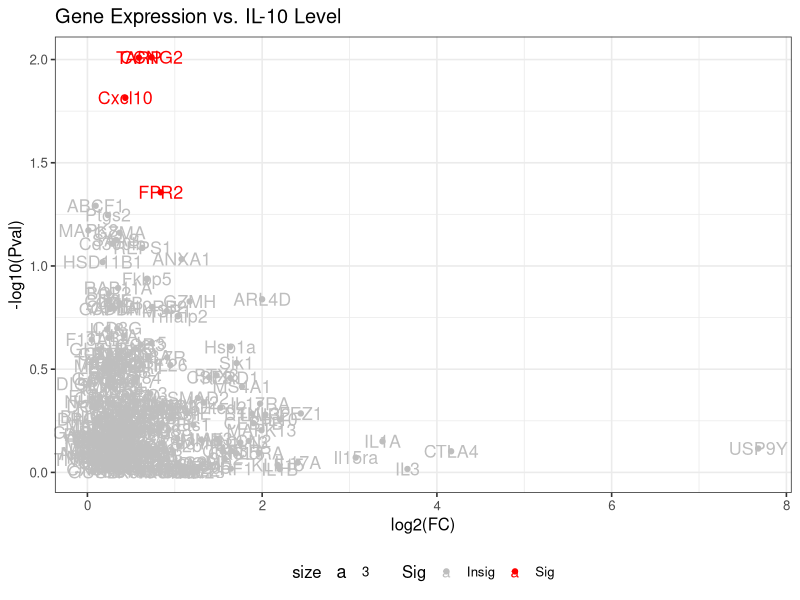

Source code (R):
## BTEC395 S2020 GX Stephane Djoumessi

## Set working directory to source file location


## Read in the table of fold changes
FCdata <- read.csv("../data/FC.csv", row.names = 1, header = TRUE)

## Read in the table of expression data
IBS <- read.csv("../data/GXdata.csv", header = TRUE)

## Access only the columns with RNA Expression (subsetting)
names(IBS)[28:277]

## Make a list of anova(lm()) results for bloodwork parameter
## https://stats.stackexchange.com/questions/115304/interpreting-output-from-anova-when-using-lm-as-input
storage <- list()

for(i in names(IBS)[28:277]){
  storage[[i]]  <- anova(lm(get(i) ~ BasophilCount, IBS))
}

## Extract the p-values into a new list
## https://stackoverflow.com/questions/3366506/extract-p-value-from-aov
pVals <- list()

for(i in names(storage)){
  pVals[[i]] <- -(log10(storage[[i]]$'Pr(>F)'))
}

## Convert the pValues list into a data frame. 
## https://stackoverflow.com/questions/4227223/convert-a-list-to-a-data-frame
DFpvalues <- data.frame(matrix(unlist(pVals), nrow=length(pVals), byrow=T))

## Combine the results dataframes and write column labels
## https://www.statmethods.net/management/merging.html
## https://stackoverflow.com/questions/6081439/changing-column-names-of-a-data-frame
VolcanoPlotData <- cbind(FCdata, DFpvalues)
names(VolcanoPlotData)[1] <- paste("log2(FC)")
names(VolcanoPlotData)[2] <- paste("-log10(Pval)")

## Add a column to evaluate significance
## https://stackoverflow.com/questions/47764458/r-calculate-data-frame-and-assign-result-to-new-column
VolcanoPlotData$Sig <- ifelse(VolcanoPlotData$`-log10(Pval)` > 1.3, "Sig", "Insig");
  
#
install.packages("ggplot2")
library(ggplot2)
# library(ggrepel)

png("../fig_output/BasophilCountplot.png")
BasophilCountplot <- ggplot(VolcanoPlotData, aes(x = `log2(FC)`, y = `-log10(Pval)`, label=rownames(VolcanoPlotData), color=Sig)) +
  geom_point(aes(color = Sig)) +
  scale_color_manual(values = c("grey", "red")) +
  theme_bw(base_size = 12) + theme(legend.position = "bottom") +
  geom_text(aes(x = `log2(FC)`,y = `-log10(Pval)`, fontface = 1, size=3,  label=row.names(VolcanoPlotData)))

print(BasophilCountplot + ggtitle("Gene Expression vs. IL-10 Level"))
dev.off()



